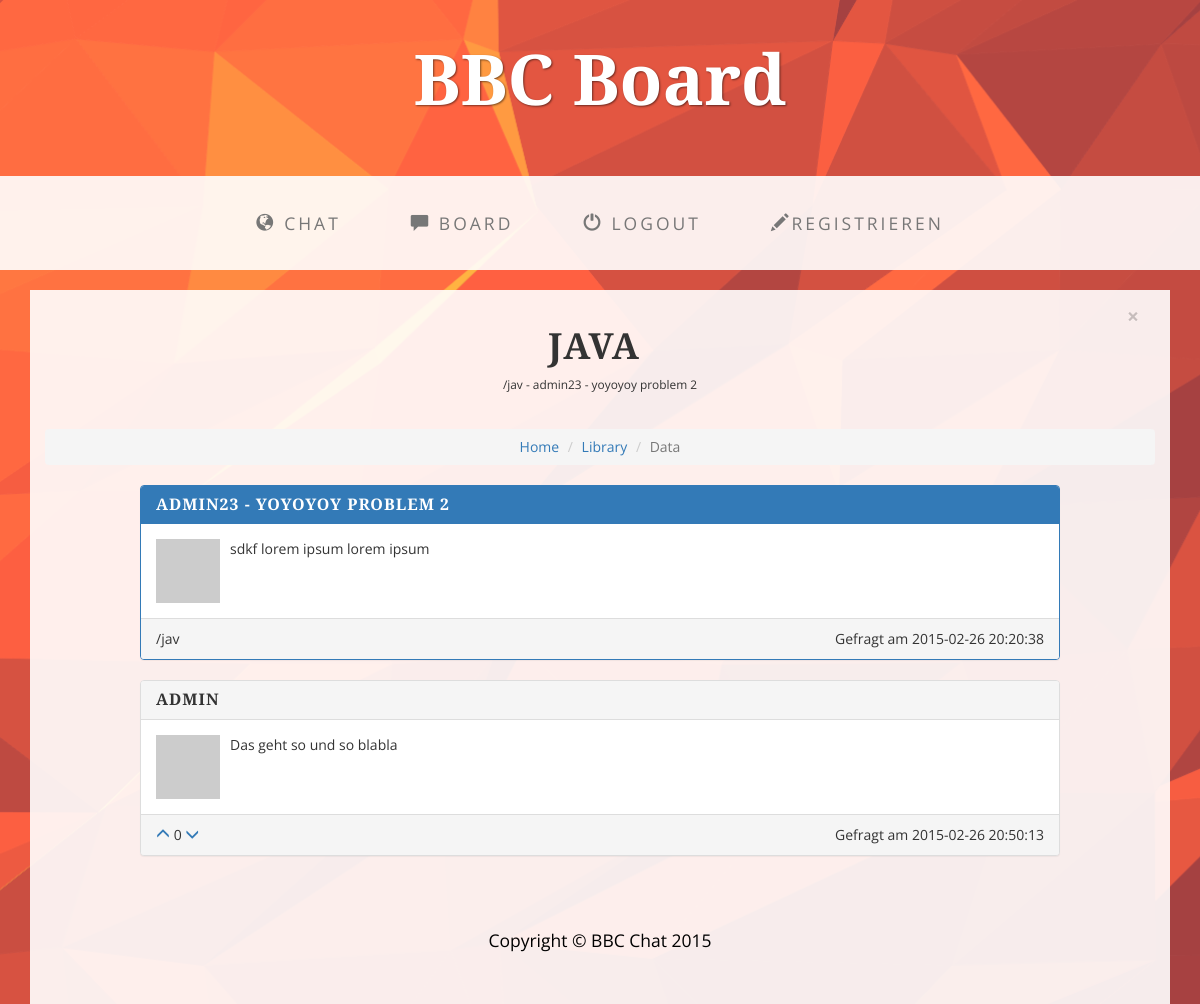
/thread.php?id=3, run on the app's committed database.
### tables this page shows
CREATE TABLE IF NOT EXISTS `thread` (
`id` int(11) NOT NULL,
  `kapitel_id` int(11) NOT NULL,
  `user` varchar(50) NOT NULL,
  `titel` varchar(200) NOT NULL,
  `frage` text NOT NULL,
  `time` timestamp NOT NULL DEFAULT CURRENT_TIMESTAMP
);

CREATE TABLE IF NOT EXISTS `kapitel` (
`id` int(11) NOT NULL,
  `name` varchar(30) NOT NULL,
  `pfad` varchar(3) NOT NULL,
  `fachrichtung` char(1) NOT NULL
);

CREATE TABLE IF NOT EXISTS `answer` (
`id` int(11) NOT NULL,
  `thread_id` int(11) NOT NULL,
  `user` varchar(50) NOT NULL,
  `comment` text NOT NULL,
  `time` timestamp NOT NULL DEFAULT CURRENT_TIMESTAMP,
  `voting` int(11) NOT NULL DEFAULT '0'
);

### thread.php (the view, shortened to what this page needs)
<?php
include_once 'ressources/config.php';
if (isset ( $_GET ["id"] ) && $_GET ["id"] != null) {
	$id = $_GET ["id"];
} else {
	header ( "Location: index.php" );
}
$query = "select t.id, t.user, t.titel, t.frage, t.time, k.name, k.pfad from thread as t join kapitel as k on t.kapitel_id=k.id where t.id=$id";
$thrdaten = $mysqli->query ( $query );
$thr = $thrdaten->fetch_array ();
$query2 = "SELECT a.user, a.comment, a.time, a.voting from answer as a join thread as t on a.thread_id=t.id where t.id = $id";
$ansdaten = $mysqli->query ( $query2 );
?>
<html lang="en">
<head>
<link href="css/bootstrap.min.css" rel="stylesheet">
<link href="css/business-casual.css" rel="stylesheet">
</head>
<body>
	<div class="brand">
		<a href="index.php">BBC Board</a>
	</div>
	<div class="address-bar"></div>
	<?php
	include_once 'ressources/menu.php';
	?>
    <div class="container">
		<div class="col-lg-12">
			<div class="row">
				<div style="height: 20px;">
					<div class="col-lg-12 text-center">
						<div class="fade in alert" role="alert">
							<button type="button" class="close" data-dismiss="alert"
								aria-label="Close">
								<span aria-hidden="true">&times;</span>
							</button>
							<h1><?php echo $thr["name"]; ?></h1>
							<small><?php echo "/" . $thr["pfad"]; ?> - <?php echo $thr['user']; ?> - <?php echo $thr["titel"]; ?></small>
						</div>
						<ol class="breadcrumb">
							<li><a href="#">Home</a></li>
							<li><a href="#">Library</a></li>
							<li class="active">Data</li>
						</ol>
					</div>
				</div>
			</div>
			<div class="row">
				<div class="col-lg-1"></div>
				<div class="col-lg-10">
					<div class="panel panel-primary">
						<div class="panel-heading">
							<h3 class="panel-title">
								<a href="#"><?php echo $thr['user']; ?></a> -
							<?php echo $thr['titel']; ?></h3>
						</div>
						<div class="panel-body">
							<div class="media">
								<div class="media-left media-top">
									<a href="#"> <img class="media-object"
										src="http://www.placehold.it/64x64" alt="...">
									</a>
								</div>
								<div class="media-body">
							<?php echo $thr['frage'];?>
						</div>
							</div>
						</div>
						<div class="panel-footer">
						<?php echo "/" . $thr['pfad']; ?>
						<span class="pull-right">Gefragt am <?php echo $thr['time']; ?></span>
						</div>
					</div>
					<br>
				</div>
				<div class="col-lg-1"></div>
			</div>
			<div class="row">
				<div class="col-lg-1"></div>
				<div class="col-lg-10">
				<?php while($ans = $ansdaten->fetch_array()) { ?>
					<div class="panel panel-default">
						<div class="panel-heading">
							<h3 class="panel-title">
								<a href="#"><?php echo $ans['user'] ?></a>
							</h3>
						</div>
						<div class="panel-body">
							<div class="media">
								<div class="media-left media-top">
									<a href="#"> <img class="media-object"
										src="http://www.placehold.it/64x64" alt="...">
									</a>
								</div>
								<div class="media-body">
							<?php echo $ans['comment']; ?>
							</div>
							</div>
						</div>
						<div class="panel-footer">
							<a href="#" data-toggle="tooltip" data-placement="top">
								<span class="glyphicon glyphicon-menu-up"
								aria-hidden="true"></span></a>
						<?php echo " " . $ans['voting'] . " "; ?>
						<a href="#" data-toggle="tooltip" data-placement="top"
								title="Tooltip on top"> <span
								class="glyphicon glyphicon-menu-down" aria-hidden="true"></span></a>
							<span class="pull-right">Gefragt am <?php echo $ans['time']; ?></span>
						</div>
					</div>
				<?php } ?>
			</div>
				<div class="col-lg-1"></div>
			</div>
		</div>
		<footer>
			<div class="row">
				<div class="col-lg-12 text-center">
					<div class="footer">
						<p>Copyright &copy; BBC Chat 2015</p>
					</div>
				</div>
			</div>
		</footer>
	</div>
</body>
</html>

### css/business-casual.css (style rules this page uses)
body { font-family: "Open Sans","Helvetica Neue",Helvetica,Arial,sans-serif; background: url('../img/bg_orange.png') no-repeat center center fixed; -webkit-background-size: cover; -moz-background-size: cover; background-size: cover; -o-background-size: cover; }
h1, h2, h3, h4, h5, h6 { text-transform: uppercase; font-family: "Josefin Slab","Helvetica Neue",Helvetica,Arial,sans-serif; font-weight: 700; letter-spacing: 1px; }
p { font-size: 1.25em; line-height: 1.6; color: #000; }
.brand, .address-bar { display: none; }
footer { background: #fff; background: rgba(255,255,255,0.9); }
footer p { margin: 0; padding: 50px 0; }
@media screen and (min-width:768px) { .brand { display: inherit; margin: 0; padding: 30px 0 10px; text-align: center; text-shadow: 1px 1px 2px rgba(0,0,0,0.5); font-family: "Josefin Slab","Helvetica Neue",Helvetica,Arial,sans-serif; font-size: 5em; font-weight: 700; line-height: normal; color: #fff; } }
@media screen and (min-width:768px) { .address-bar { display: inherit; margin: 0; padding: 0 0 40px; text-align: center; text-shadow: 1px 1px 2px rgba(0,0,0,0.5); text-transform: uppercase; font-size: 1.25em; font-weight: 400; letter-spacing: 3px; color: #fff; } }

### data on the page
thread: kapitel.name "JAVA", kapitel.pfad "jav", user "admin23", titel "yoyoyoy problem 2", user "ADMIN23", titel "YOYOYOY PROBLEM 2", frage "sdkf lorem ipsum lorem ipsum", time "2015-02-26 20:20:38"
answer: user "ADMIN", comment "Das geht so und so blabla", voting "0", time "2015-02-26 20:50:13"
